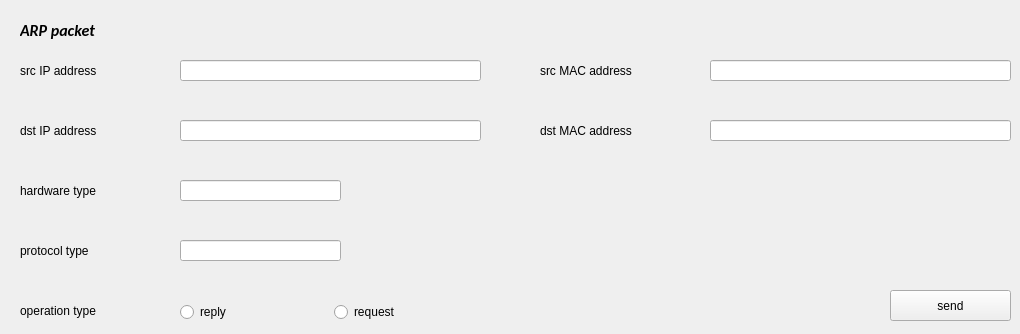
    <widget class="QWidget" name="arp_tab">
     <attribute name="title">
      <string>ARP packet</string>
     </attribute>
     <widget class="QLineEdit" name="arp_dst_ip">
      <property name="geometry">
       <rect>
        <x>180</x>
        <y>120</y>
        <width>301</width>
        <height>21</height>
       </rect>
      </property>
     </widget>
     <widget class="QLabel" name="label_79">
      <property name="geometry">
       <rect>
        <x>20</x>
        <y>120</y>
        <width>131</width>
        <height>21</height>
       </rect>
      </property>
      <property name="text">
       <string>dst IP address</string>
      </property>
     </widget>
     <widget class="QLabel" name="label_76">
      <property name="geometry">
       <rect>
        <x>20</x>
        <y>60</y>
        <width>131</width>
        <height>21</height>
       </rect>
      </property>
      <property name="text">
       <string>src IP address</string>
      </property>
     </widget>
     <widget class="QLineEdit" name="arp_src_ip">
      <property name="geometry">
       <rect>
        <x>180</x>
        <y>60</y>
        <width>301</width>
        <height>21</height>
       </rect>
      </property>
     </widget>
     <widget class="QLabel" name="label_80">
      <property name="geometry">
       <rect>
        <x>540</x>
        <y>60</y>
        <width>151</width>
        <height>21</height>
       </rect>
      </property>
      <property name="text">
       <string>src MAC address</string>
      </property>
     </widget>
     <widget class="QLabel" name="label_81">
      <property name="geometry">
       <rect>
        <x>540</x>
        <y>120</y>
        <width>151</width>
        <height>21</height>
       </rect>
      </property>
      <property name="text">
       <string>dst MAC address</string>
      </property>
     </widget>
     <widget class="QLineEdit" name="arp_src_mac">
      <property name="geometry">
       <rect>
        <x>710</x>
        <y>60</y>
        <width>301</width>
        <height>21</height>
       </rect>
      </property>
     </widget>
     <widget class="QLineEdit" name="arp_dst_mac">
      <property name="geometry">
       <rect>
        <x>710</x>
        <y>120</y>
        <width>301</width>
        <height>21</height>
       </rect>
      </property>
     </widget>
     <widget class="QLabel" name="label_83">
      <property name="geometry">
       <rect>
        <x>20</x>
        <y>180</y>
        <width>141</width>
        <height>21</height>
       </rect>
      </property>
      <property name="text">
       <string>hardware type</string>
      </property>
     </widget>
     <widget class="QLineEdit" name="arp_hw">
      <property name="geometry">
       <rect>
        <x>180</x>
        <y>180</y>
        <width>161</width>
        <height>21</height>
       </rect>
      </property>
     </widget>
     <widget class="QLabel" name="label_82">
      <property name="geometry">
       <rect>
        <x>20</x>
        <y>300</y>
        <width>131</width>
        <height>21</height>
       </rect>
      </property>
      <property name="text">
       <string>operation type</string>
      </property>
     </widget>
     <widget class="QLabel" name="label_84">
      <property name="geometry">
       <rect>
        <x>20</x>
        <y>240</y>
        <width>121</width>
        <height>21</height>
       </rect>
      </property>
      <property name="text">
       <string>protocol type</string>
      </property>
     </widget>
     <widget class="QLineEdit" name="arp_pro">
      <property name="geometry">
       <rect>
        <x>180</x>
        <y>240</y>
        <width>161</width>
        <height>21</height>
       </rect>
      </property>
     </widget>
     <widget class="QPushButton" name="arp_send">
      <property name="geometry">
       <rect>
        <x>890</x>
        <y>290</y>
        <width>121</width>
        <height>31</height>
       </rect>
      </property>
      <property name="text">
       <string>send</string>
      </property>
     </widget>
     <widget class="QLabel" name="label_115">
      <property name="geometry">
       <rect>
        <x>20</x>
        <y>20</y>
        <width>141</width>
        <height>21</height>
       </rect>
      </property>
      <property name="font">
       <font>
        <family>Calibri</family>
        <pointsize>12</pointsize>
        <weight>75</weight>
        <italic>true</italic>
        <bold>true</bold>
       </font>
      </property>
      <property name="text">
       <string>ARP packet</string>
      </property>
     </widget>
     <widget class="QWidget" name="layoutWidget">
      <property name="geometry">
       <rect>
        <x>180</x>
        <y>300</y>
        <width>301</width>
        <height>25</height>
       </rect>
      </property>
      <layout class="QHBoxLayout" name="horizontalLayout">
       <item>
        <widget class="QRadioButton" name="arp_reply">
         <property name="text">
          <string>reply</string>
         </property>
        </widget>
       </item>
       <item>
        <widget class="QRadioButton" name="arp_request">
         <property name="text">
          <string>request</string>
         </property>
        </widget>
       </item>
      </layout>
     </widget>
    </widget>
